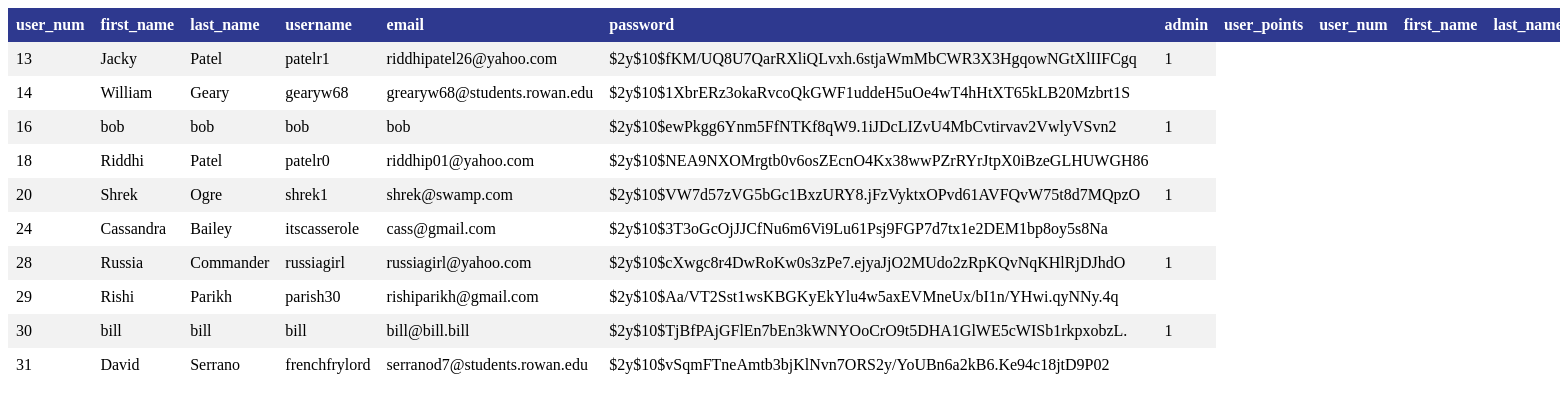
Before: /viewusers.php with the older database file.
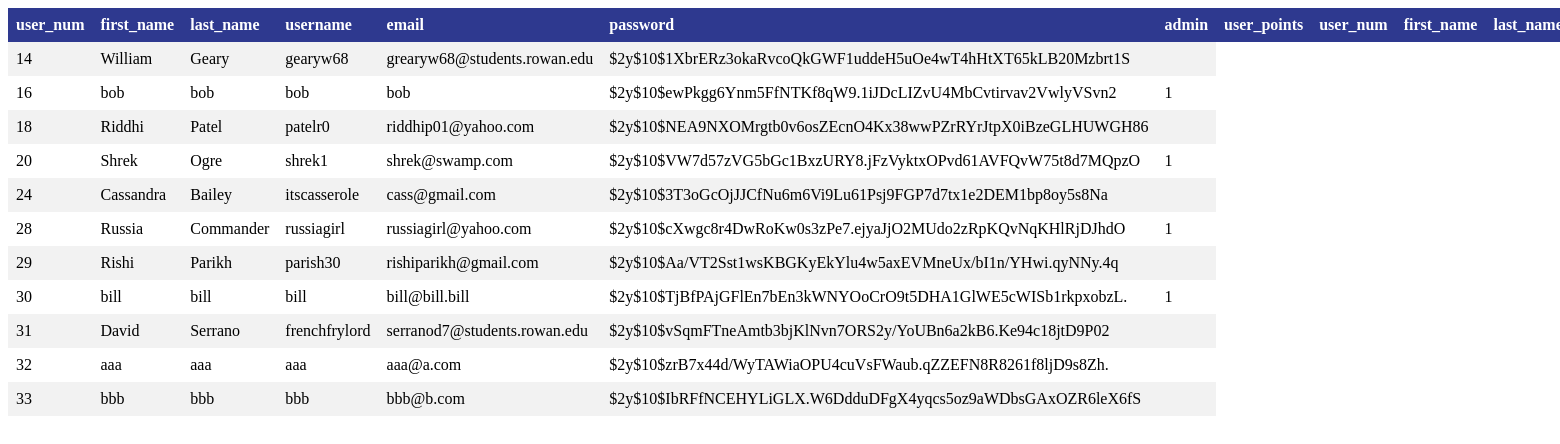
After: the same page with the newer database file.
### tables this page shows
CREATE TABLE IF NOT EXISTS `user` (
  `user_num` int(11) NOT NULL AUTO_INCREMENT,
  `first_name` varchar(30) NOT NULL,
  `last_name` varchar(30) NOT NULL,
  `username` varchar(20) NOT NULL,
  `email` varchar(40) NOT NULL,
  `password` varchar(256) DEFAULT NULL,
  `admin` int(1) DEFAULT NULL,
  `user_points` int(3) NOT NULL DEFAULT '50',
  PRIMARY KEY (`user_num`),
  UNIQUE KEY `user_num_UNIQUE` (`user_num`),
  UNIQUE KEY `username_unique` (`username`),
  UNIQUE KEY `email_unique` (`email`)
);

### viewusers.php (the view, shortened to what this page needs)
<?php
        $dbh = ConnectDB();
?>
<html>
<head>
   <link rel="stylesheet" type="text/css" href="displayTables.css">
</head>
<body>
   <table>
      <tr>
         <?php
	    try{
               $sql = "SELECT column_name ";
               $sql .= "FROM information_schema.columns ";
               $sql .= "WHERE table_name = 'user'";
               $stmt = $dbh->prepare($sql);
               $stmt->execute();
               foreach($stmt->fetchAll() as $columns) {
                  echo " <th>" . $columns['column_name'] . " </th>";
	       }
            }
	    catch(Exception $e){}
         ?>
      </tr>
      <?php
         try{
	    $sql = "SELECT user_num,first_name,last_name,username,email,password,admin ";
	    $sql .= "FROM user ";
	    $stmt = $dbh->prepare($sql);
	    $stmt->execute();
	    foreach($stmt->fetchAll() as $user) {
	       $row =  " <tr><td>" . $user['user_num'];
	       $row .= "</td><td>" . $user['first_name'];
	       $row .= "</td><td>" . $user['last_name'];
	       $row .= "</td><td>" . $user['username'];
	       $row .= "</td><td>" . $user['email'];
	        $row .= "</td><td>" . $user['password'];
					$row .= "</td><td>" . $user['admin'];
	       $row .= "</td></tr>";
	       echo $row;
               }
            }
	 catch(Exception $e){}
      ?>
   </table>
</body>
</html>

### displayTables.css (style rules this page uses)
table { border-collapse: collapse; width: 100%; }
th, td { text-align: left; padding: 8px; }
tr:nth-child(even) { background-color: #f2f2f2 }
th { background-color: #2e398f; color: white; }

Changed rows visible on the page:
removed user: user_num "13", first_name "Jacky", last_name "Patel", username "patelr1", email "riddhipatel26@yahoo.com", password "$2y$10$fKM/UQ8U7QarRXliQLvxh.6stjaWmMbCWR3X3HgqowNGtXlIIFCgq", admin "1"
added user: user_num "32", first_name "aaa", last_name "aaa", username "aaa", email "aaa@a.com", password "$2y$10$zrB7x44d/WyTAWiaOPU4cuVsFWaub.qZZEFN8R8261f8ljD9s8Zh."
added user: user_num "33", first_name "bbb", last_name "bbb", username "bbb", email "bbb@b.com", password "$2y$10$IbRFfNCEHYLiGLX.W6DdduDFgX4yqcs5oz9aWDbsGAxOZR6leX6fS"
